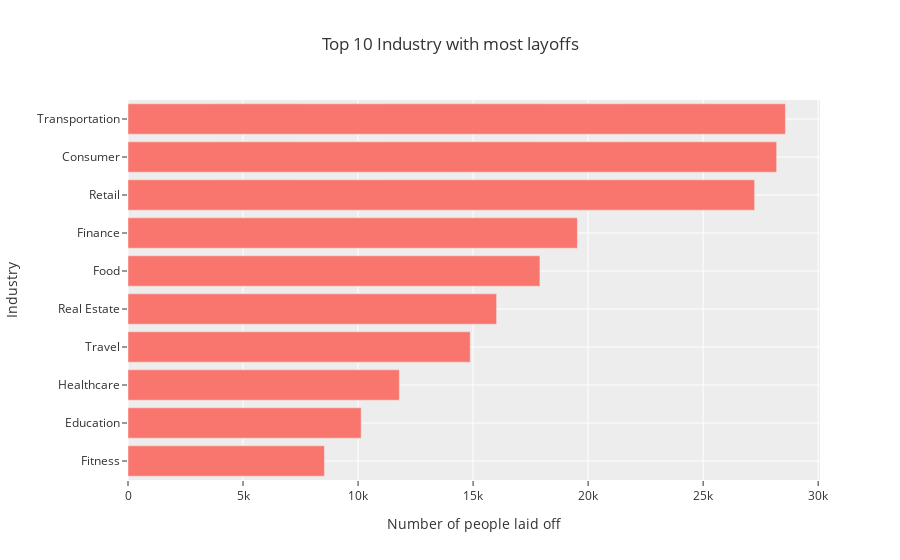

The notebook cell saved with this chart:
### Code cell
# Bar plot 1

industry = pd.pivot_table(df, 
                            index='industry', 
                            values='total_laid_off', 
                            aggfunc='sum').sort_values('total_laid_off',ascending=False).reset_index().head(10)
bar_1 = px.bar(industry.sort_values('total_laid_off', ascending=True), 
       x='total_laid_off', 
       y='industry',
      title='Top 10 Industry with most layoffs',
      template='ggplot2',
      labels= {'industry': 'Industry', 'total_laid_off':'Number of people laid off'})

### Figure 1 — Plotly figure (JSON) as saved in the notebook; plotly's stock layout.template omitted (floating-point values rounded to 4 significant figures)
{"data": [{"alignmentgroup": "True", "hovertemplate": "Number of people laid off=%{x}<br>Industry=%{y}<extra></extra>", "legendgroup": "", "marker": {"color": "#F8766D", "pattern": {"shape": ""}}, "name": "", "offsetgroup": "", "orientation": "h", "showlegend": false, "textposition": "auto", "type": "bar", "x": [8538, 10135, 11795, 14876, 16022, 17904, 19533, 27237, 28194, 28575], "xaxis": "x", "y": ["Fitness", "Education", "Healthcare", "Travel", "Real Estate", "Food", "Finance", "Retail", "Consumer", "Transportation"], "yaxis": "y"}], "layout": {"barmode": "relative", "legend": {"tracegroupgap": 0}, "title": {"text": "Top 10 Industry with most layoffs"}, "xaxis": {"anchor": "y", "domain": [0, 1], "title": {"text": "Number of people laid off"}}, "yaxis": {"anchor": "x", "domain": [0, 1], "title": {"text": "Industry"}}}}
